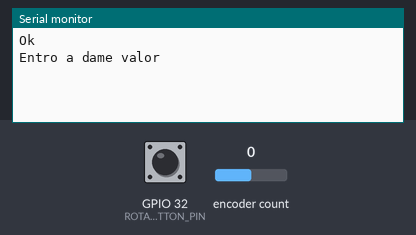
Simulated run of this sketch. Board: ESP32. Parts: the last lines printed to the serial monitor. The inputs (shaded band) are chosen by the test bench; at power-on: encoder count 0, GPIO 32 (ROTARY_ENCODER_BUTTON_PIN) HIGH.

Above: at 1.2 s.
1.3 s: encoder count set to 1
At 1.7 s:
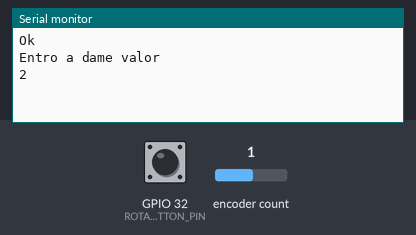
2.8 s: encoder count set to 2
At 4.0 s:
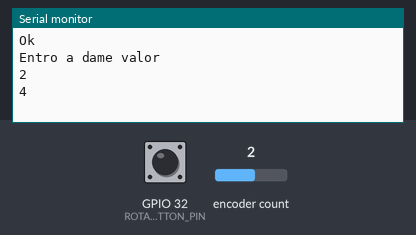
4.3 s: GPIO 32 (ROTARY_ENCODER_BUTTON_PIN) pulsed LOW 2 times (0.12 s each, 0.3 s apart)
At 5.9 s:
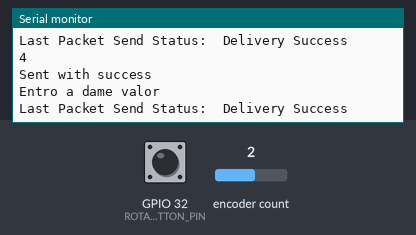

Measured:
- after the input at 1.3 s, the serial monitor: prints a new line at once (image 1)
- after the input at 2.8 s, the serial monitor: prints a new line at once (image 2)
- after the input at 4.3 s, the serial monitor: prints a new line after 0.21 s (image 3)

The sketch:

Prueba_ESPNOW.ino
```cpp
#include "WiFi.h"
#include <esp_now.h>
#include "AiEsp32RotaryEncoder.h"

#define ROTARY_ENCODER_DT 35
#define ROTARY_ENCODER_CLK 36
#define ROTARY_ENCODER_BUTTON_PIN 32
#define ROTARY_ENCODER_VCC_PIN -1

//uint8_t placaServo[] = {0xFF, 0xFF, 0xFF, 0xFF, 0xFF, 0xFF};
uint8_t placaServo[] = {0x80, 0x7D, 0x3A, 0xFD, 0x0D, 0x50}; //Direccion placa rodrigo (la de mas pines)

int posServo = 0;
String success;
esp_now_peer_info_t peerInfo;

typedef struct struct_message {
    int posServo;
} struct_message;

struct struct_message data;

AiEsp32RotaryEncoder rotaryEncoder = AiEsp32RotaryEncoder(ROTARY_ENCODER_DT, ROTARY_ENCODER_CLK, ROTARY_ENCODER_BUTTON_PIN, ROTARY_ENCODER_VCC_PIN);


// Callback when data is sent
void OnDataSent(const uint8_t *mac_addr, esp_now_send_status_t status) {
  Serial.print("\r\nLast Packet Send Status:\t");
  Serial.println(status == ESP_NOW_SEND_SUCCESS ? "Delivery Success" : "Delivery Fail");
}


int dameValor(int valor, int inc, int min, int max)
{
	int valEncoder, valEncoderAnt;
	static long int tiempo = millis();


	valEncoderAnt = rotaryEncoder.readEncoder();
	while (rotaryEncoder.currentButtonState() != BUT_RELEASED)
	{
    int ValorAnt = valor;
		valEncoder = rotaryEncoder.readEncoder();;
		if (valEncoder > valEncoderAnt)
		{
			valor = valor + inc;
		}
		else if (valEncoder < valEncoderAnt)
		{
			valor = valor - inc;
		}
		valor = constrain(valor, min, max);
		valEncoderAnt = valEncoder;
    if(valor != ValorAnt)
    {
      Serial.println(valor);
    }
    delay(100);
	}

	return valor;
}


bool botonEncoderPulsado()
{
	if (rotaryEncoder.currentButtonState() == BUT_RELEASED)
		return false;
	else
		return true;
}


void setup() {
  // put your setup code here, to run once:
  Serial.begin(115200);
  Serial.println("Ok");
  rotaryEncoder.begin();
	rotaryEncoder.setup([] {rotaryEncoder.readEncoder_ISR(); });
	rotaryEncoder.setBoundaries(-10000, 10000, true);
  WiFi.mode(WIFI_STA);
  if (esp_now_init() != ESP_OK) {
    Serial.println("Error initializing ESP-NOW");
    return;
  }

  // Init ESP-NOW


  esp_now_register_send_cb(OnDataSent);

  // Register peer
  memcpy(peerInfo.peer_addr, placaServo, 6);
  peerInfo.channel = 0;
  peerInfo.encrypt = false;

   if (esp_now_add_peer(&peerInfo) != ESP_OK){
    Serial.println("Failed to add peer");
    return;
  }

}

void loop() {
  // put your main code here, to run repeatedly:
  Serial.println("Entro a dame valor");
  data.posServo = dameValor(data.posServo, 2, 0, 180);
  Serial.println(data.posServo);
  esp_err_t result = esp_now_send(placaServo, (uint8_t *) &data, sizeof(data));

  if (result == ESP_OK) {
    Serial.println("Sent with success");
  }
  else {
   Serial.println("Error sending the data");
  }


}
```
